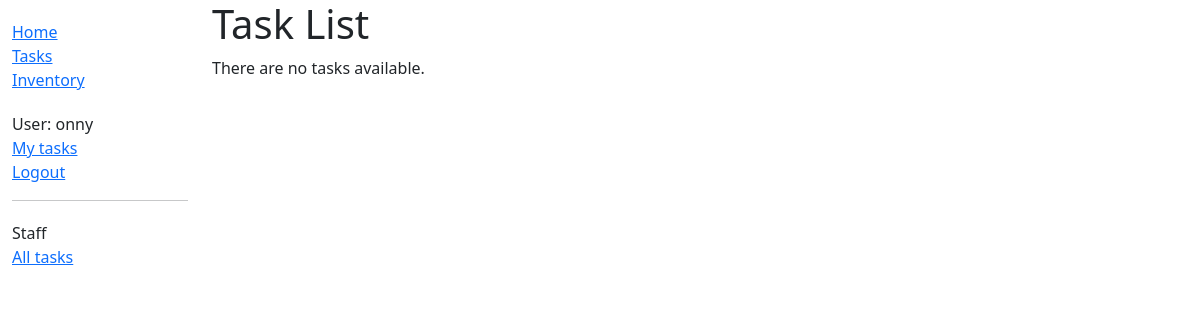
Page /catalog/tasks/ (signed in) on the earlier database version.
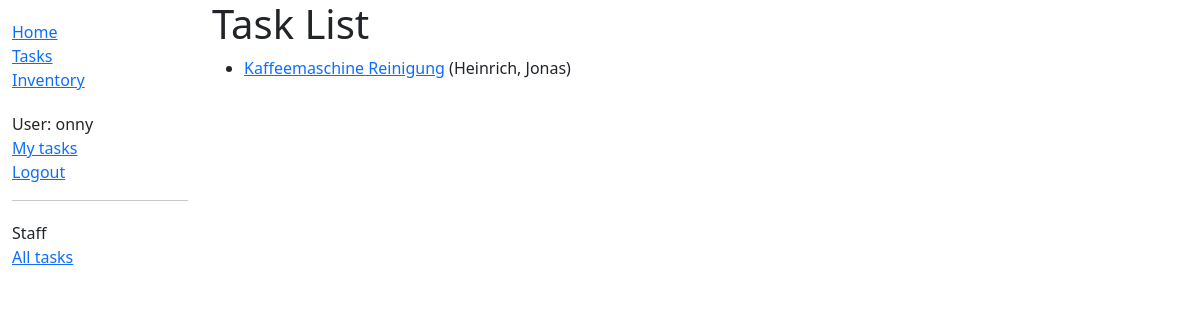
Same page on the later database version.
### catalog/models.py (models this page shows, shortened)
class Task(models.Model):
    title = models.CharField(max_length=200)
    author = models.ForeignKey('Author', on_delete=models.SET_NULL, null=True)
    summary = models.TextField(max_length=1000, help_text="Enter a brief description of the task")
    category = models.ManyToManyField(Category, help_text="Select a category for this task")
    class Meta:
        ordering = ['title', 'author']
    def display_category(self):
        """Creates a string for the Category. This is required to display category in Admin."""
        return ', '.join([category.name for category in self.category.all()[:3]])
    display_category.short_description = 'Category'
    def get_absolute_url(self):
        return reverse('task-detail', args=[str(self.id)])

class Author(models.Model):
    first_name = models.CharField(max_length=100)
    last_name = models.CharField(max_length=100)
    date_of_joined = models.DateField(null=True, blank=True)
    date_of_quited = models.DateField('quited', null=True, blank=True)
    class Meta:
        ordering = ['last_name', 'first_name']
    def __str__(self):
        return '{0}, {1}'.format(self.last_name, self.first_name)

### catalog/views.py (the view)
# urls.py: path('tasks/', views.TaskListView.as_view(), name='tasks'),
class TaskListView(generic.ListView):
    model = Task
    paginate_by = 10

### catalog/templates/catalog/task_list.html
{% extends "base_generic.html" %}
{% block content %}
    <h1>Task List</h1>
    {% if task_list %}
    <ul>
      {% for task in task_list %}
      <li>
        <a href="{{ task.get_absolute_url }}">{{ task.title }}</a> ({{task.author}})
      </li>
      {% endfor %}
    </ul>
    {% else %}
      <p>There are no tasks available.</p>
    {% endif %}
{% endblock %}

### catalog/templates/base_generic.html (shortened to what this page needs)
<!DOCTYPE html>
<html lang="en">
<head>
  <link href="https://cdn.jsdelivr.net/npm/bootstrap@5.1.3/dist/css/bootstrap.min.css" rel="stylesheet">
  {% load static %}
  <link rel="stylesheet" href="{% static 'css/styles.css' %}">
</head>
<body>
<div class="container-fluid">
<div class="row">
  <div class="col-sm-2">
  {% block sidebar %}
  <ul class="sidebar-nav">
    <li><a href="{% url 'index' %}">Home</a></li>
    <li><a href="{% url 'tasks' %}">Tasks</a></li>
    <li><a href="{% url 'authors' %}">Inventory</a></li>
  </ul>
  <ul class="sidebar-nav">
   {% if user.is_authenticated %}
     <li>User: {{ user.get_username }}</li>
     <li><a href="{% url 'my-borrowed' %}">My tasks</a></li>
     <li><a href="{% url 'logout'%}?next={{request.path}}">Logout</a></li>
   {% else %}
     <li><a href="{% url 'login'%}?next={{request.path}}">Login</a></li>
   {% endif %}
  </ul>
   {% if user.is_staff %}
   <hr>
   <ul class="sidebar-nav">
   <li>Staff</li>
   {% if perms.catalog.can_mark_returned %}
   <li><a href="{% url 'all-borrowed' %}">All tasks</a></li>
   {% endif %}
   </ul>
    {% endif %}
{% endblock %}
  </div>
  <div class="col-sm-10 ">
  {% block content %}{% endblock %}
  </div>
</div>
</div>
</body>
</html>

### catalog/static/css/styles.css (style rules this page uses)
.sidebar-nav { margin-top: 20px; padding: 0; list-style: none; }

Differences in the rows shown:
added Task: title "Kaffeemaschine Reinigung", author "Heinrich, Jonas"
Other differences:
text no longer shown: "There are no tasks available."
